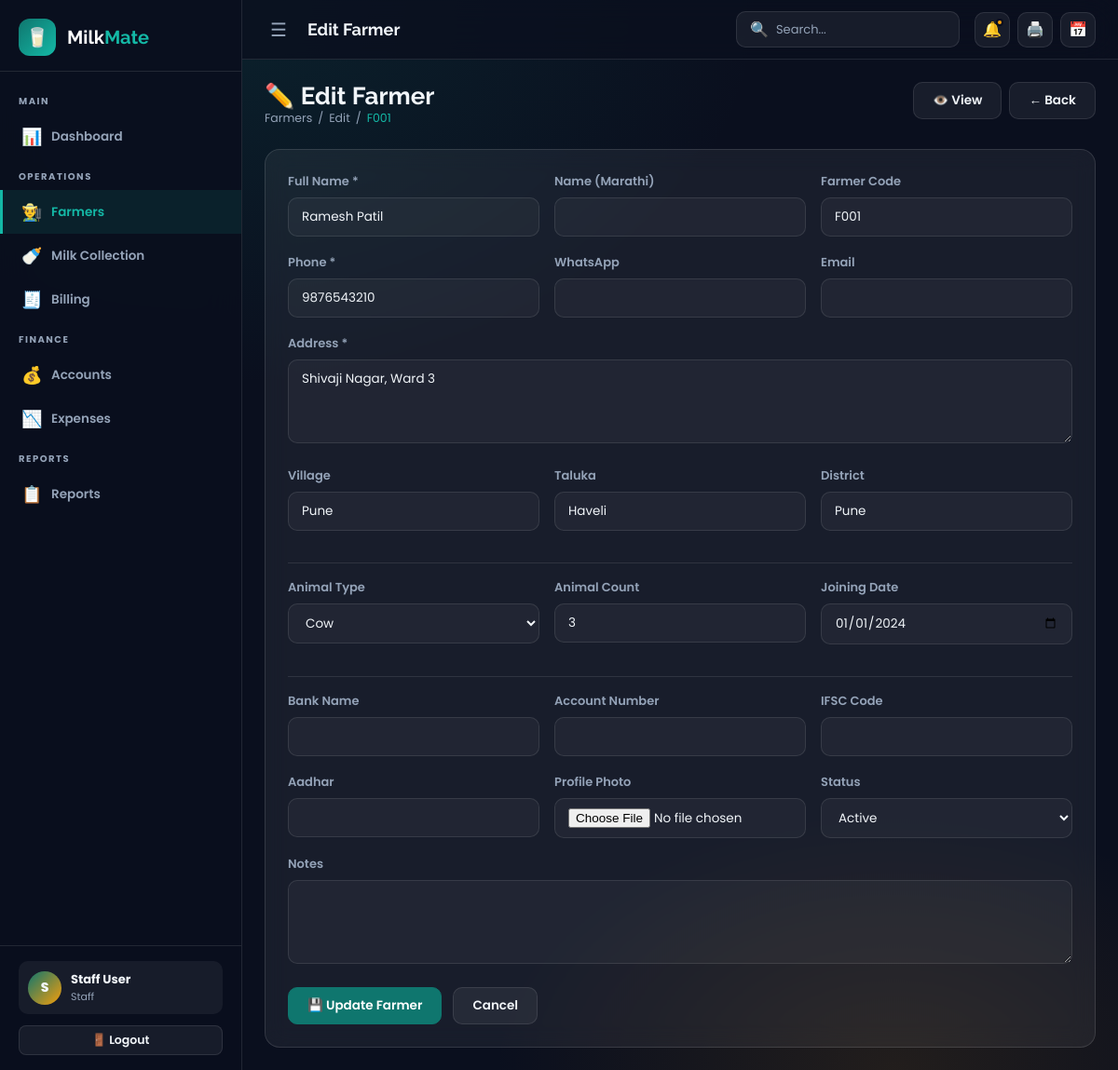
The page /modules/farmers/edit.php?id=1 (signed in) on the database its author committed.
### tables this page shows
CREATE TABLE IF NOT EXISTS `farmers` (
  `id` INT UNSIGNED AUTO_INCREMENT PRIMARY KEY,
  `farmer_code` VARCHAR(20) NOT NULL UNIQUE,
  `name` VARCHAR(100) NOT NULL,
  `name_marathi` VARCHAR(100) DEFAULT NULL,
  `phone` VARCHAR(15) NOT NULL,
  `whatsapp` VARCHAR(15) DEFAULT NULL,
  `email` VARCHAR(150) DEFAULT NULL,
  `address` TEXT NOT NULL,
  `village` VARCHAR(100) DEFAULT NULL,
  `taluka` VARCHAR(100) DEFAULT NULL,
  `district` VARCHAR(100) DEFAULT NULL,
  `bank_name` VARCHAR(100) DEFAULT NULL,
  `bank_account` VARCHAR(30) DEFAULT NULL,
  `ifsc_code` VARCHAR(20) DEFAULT NULL,
  `aadhar` VARCHAR(20) DEFAULT NULL,
  `photo` VARCHAR(255) DEFAULT NULL,
  `animal_type` ENUM('cow','buffalo','both') DEFAULT 'cow',
  `animal_count` INT DEFAULT 0,
  `joining_date` DATE NOT NULL,
  `is_active` TINYINT(1) DEFAULT 1,
  `notes` TEXT DEFAULT NULL,
  `created_by` INT UNSIGNED DEFAULT NULL,
  `created_at` TIMESTAMP DEFAULT CURRENT_TIMESTAMP,
  `updated_at` TIMESTAMP DEFAULT CURRENT_TIMESTAMP ON UPDATE CURRENT_TIMESTAMP,
  FOREIGN KEY (`created_by`) REFERENCES `users`(`id`) ON DELETE SET NULL
);

### modules/farmers/edit.php (the view, shortened to what this page needs)
<?php
$pdo = db();
$id = (int)($_GET['id']??0);
$f = $pdo->prepare("SELECT * FROM farmers WHERE id=? LIMIT 1");
$f->execute([$id]); $f=$f->fetch();
include dirname(dirname(__DIR__)).'/includes/header.php';
?>
<div class="page-header">
  <div><h1>✏️ Edit Farmer</h1><div class="breadcrumb"><span>Farmers</span>/<span>Edit</span>/<span><?=htmlspecialchars($f['farmer_code'])?></span></div></div>
  <div class="d-flex gap-2">
    <a href="view.php?id=<?=$id?>" class="btn btn-ghost">👁️ View</a>
    <a href="index.php" class="btn btn-ghost">← Back</a>
  </div>
</div>
<div class="card" style="max-width:900px;">
  <form id="edit-farmer-form" enctype="multipart/form-data">
    <div class="form-row">
      <div class="form-group"><label class="form-label">Full Name *</label><input type="text" name="name" class="form-control" required value="<?=htmlspecialchars($f['name'])?>"></div>
      <div class="form-group"><label class="form-label">Name (Marathi)</label><input type="text" name="name_marathi" class="form-control" value="<?=htmlspecialchars($f['name_marathi']??'')?>"></div>
      <div class="form-group"><label class="form-label">Farmer Code</label><input type="text" class="form-control" value="<?=htmlspecialchars($f['farmer_code'])?>" disabled></div>
    </div>
    <div class="form-row">
      <div class="form-group"><label class="form-label">Phone *</label><input type="tel" name="phone" class="form-control" required value="<?=htmlspecialchars($f['phone'])?>"></div>
      <div class="form-group"><label class="form-label">WhatsApp</label><input type="tel" name="whatsapp" class="form-control" value="<?=htmlspecialchars($f['whatsapp']??'')?>"></div>
      <div class="form-group"><label class="form-label">Email</label><input type="email" name="email" class="form-control" value="<?=htmlspecialchars($f['email']??'')?>"></div>
    </div>
    <div class="form-group"><label class="form-label">Address *</label><textarea name="address" class="form-control" required><?=htmlspecialchars($f['address'])?></textarea></div>
    <div class="form-row">
      <div class="form-group"><label class="form-label">Village</label><input type="text" name="village" class="form-control" value="<?=htmlspecialchars($f['village']??'')?>"></div>
      <div class="form-group"><label class="form-label">Taluka</label><input type="text" name="taluka" class="form-control" value="<?=htmlspecialchars($f['taluka']??'')?>"></div>
      <div class="form-group"><label class="form-label">District</label><input type="text" name="district" class="form-control" value="<?=htmlspecialchars($f['district']??'')?>"></div>
    </div>
    <div class="separator"></div>
    <div class="form-row">
      <div class="form-group"><label class="form-label">Animal Type</label>
        <select name="animal_type" class="form-control">
          <?php foreach(['cow','buffalo','both'] as $at): ?><option value="<?=$at?>" <?=$f['animal_type']===$at?'selected':''?>><?=ucfirst($at)?></option><?php endforeach; ?>
        </select>
      </div>
      <div class="form-group"><label class="form-label">Animal Count</label><input type="number" name="animal_count" class="form-control" value="<?=$f['animal_count']?>" min="0"></div>
      <div class="form-group"><label class="form-label">Joining Date</label><input type="date" name="joining_date" class="form-control" value="<?=$f['joining_date']?>"></div>
    </div>
    <div class="separator"></div>
    <div class="form-row">
      <div class="form-group"><label class="form-label">Bank Name</label><input type="text" name="bank_name" class="form-control" value="<?=htmlspecialchars($f['bank_name']??'')?>"></div>
      <div class="form-group"><label class="form-label">Account Number</label><input type="text" name="bank_account" class="form-control" value="<?=htmlspecialchars($f['bank_account']??'')?>"></div>
      <div class="form-group"><label class="form-label">IFSC Code</label><input type="text" name="ifsc_code" class="form-control" value="<?=htmlspecialchars($f['ifsc_code']??'')?>"></div>
    </div>
    <div class="form-row">
      <div class="form-group"><label class="form-label">Aadhar</label><input type="text" name="aadhar" class="form-control" value="<?=htmlspecialchars($f['aadhar']??'')?>"></div>
      <div class="form-group"><label class="form-label">Profile Photo</label><input type="file" name="photo" class="form-control" accept="image/*"></div>
      <div class="form-group"><label class="form-label">Status</label>
        <select name="is_active" class="form-control"><option value="1" <?=$f['is_active']?'selected':''?>>Active</option><option value="0" <?=!$f['is_active']?'selected':''?>>Inactive</option></select>
      </div>
    </div>
    <div class="form-group"><label class="form-label">Notes</label><textarea name="notes" class="form-control"><?=htmlspecialchars($f['notes']??'')?></textarea></div>
    <div class="d-flex gap-3"><button type="submit" class="btn btn-primary" id="submit-btn">💾 Update Farmer</button><a href="index.php" class="btn btn-ghost">Cancel</a></div>
  </form>
</div>
<?php include dirname(dirname(__DIR__)).'/includes/footer.php'; ?>

### assets/css/app.css (style rules this page uses)
:root { --primary: #0f766e; --primary-light: #14b8a6; --primary-dark: #0d5c56; --accent: #f59e0b; --accent-dark: #d97706; --danger: #ef4444; --success: #22c55e; --warning: #f59e0b; --info: #3b82f6; --bg-dark: #0a0f1e; --bg-card: rgba(255,255,255,0.05); --sidebar-w: 260px; --sidebar-collapsed: 70px; --navbar-h: 64px; --text-primary: #f1f5f9; --text-secondary: #94a3b8; --border: rgba(255,255,255,0.1); --glass: rgba(255,255,255,0.06); --glass-border: rgba(255,255,255,0.12); --shadow: 0 8px 32px rgba(0,0,0,0.4); --radius: 16px; --radius-sm: 10px; --transition: 0.25s ease; }
*, *::before, *::after { box-sizing: border-box; margin: 0; padding: 0; }
html { scroll-behavior: smooth; }
body { font-family: 'Poppins', sans-serif; font-weight: 400; background: var(--bg-dark); color: var(--text-primary); min-height: 100vh; overflow-x: hidden; background-image: radial-gradient(ellipse 80% 60% at 20% 0%, rgba(15,118,110,0.18) 0%, transparent 60%), radial-gradient(ellipse 60% 40% at 80% 100%, rgba(245,158,11,0.10) 0%, transparent 60%); }
h1,h2,h3,h4,h5,h6 { font-family: 'Raleway', sans-serif; font-weight: 700; }
a { text-decoration: none; color: inherit; }
.page-header { margin-bottom: 24px; display: flex; align-items: flex-start; justify-content: space-between; flex-wrap: wrap; gap: 12px; }
.page-header h1 { font-size: 26px; }
.breadcrumb { font-size: 12.5px; color: var(--text-secondary); display: flex; gap: 6px; align-items: center; }
.breadcrumb span:last-child { color: var(--primary-light); }
.card { background: var(--glass); border: 1px solid var(--glass-border); border-radius: var(--radius); backdrop-filter: blur(12px); padding: 24px; transition: transform var(--transition), box-shadow var(--transition), border-color var(--transition); }
.btn { display: inline-flex; align-items: center; gap: 8px; padding: 9px 20px; border-radius: var(--radius-sm); font-family: 'Poppins',sans-serif; font-size: 13.5px; font-weight: 500; border: 1px solid transparent; cursor: pointer; transition: all var(--transition); white-space: nowrap; }
.btn-primary { background: var(--primary); color: #fff; border-color: var(--primary); }
.btn-ghost { background: var(--glass); color: var(--text-primary); border-color: var(--border); }
.form-group { margin-bottom: 18px; }
.form-label { display: block; font-size: 13px; font-weight: 500; color: var(--text-secondary); margin-bottom: 7px; }
.form-control { width: 100%; background: rgba(255,255,255,0.04); border: 1px solid var(--border); border-radius: var(--radius-sm); color: var(--text-primary); padding: 10px 14px; font-family: 'Poppins',sans-serif; font-size: 13.5px; outline: none; transition: border-color var(--transition), box-shadow var(--transition); }
.form-control::placeholder { color: var(--text-secondary); opacity: 0.6; }
select.form-control option { background: #1e293b; color: var(--text-primary); }
textarea.form-control { resize: vertical; min-height: 90px; }
.form-row { display: grid; grid-template-columns: repeat(auto-fill, minmax(200px,1fr)); gap: 16px; }
.d-flex { display: flex; }
.gap-2 { gap: 8px; }
.gap-3 { gap: 12px; }
.separator { height: 1px; background: var(--border); margin: 16px 0; }

### rows shown on the page
farmers: farmer_code "F001", name "Ramesh Patil", phone "9876543210", address "Shivaji Nagar, Ward 3", village "Pune", taluka "Haveli", district "Pune", animal_type "Cow", animal_count "3", joining_date "01/01/2024", is_active "Active"

### other values the page prints
substr($_SESSION['name'] ?? 'U', 0, 1) "S"
$_SESSION['name'] "Staff User"
$_SESSION['role'] "Staff"
$pageTitle "Edit Farmer"
